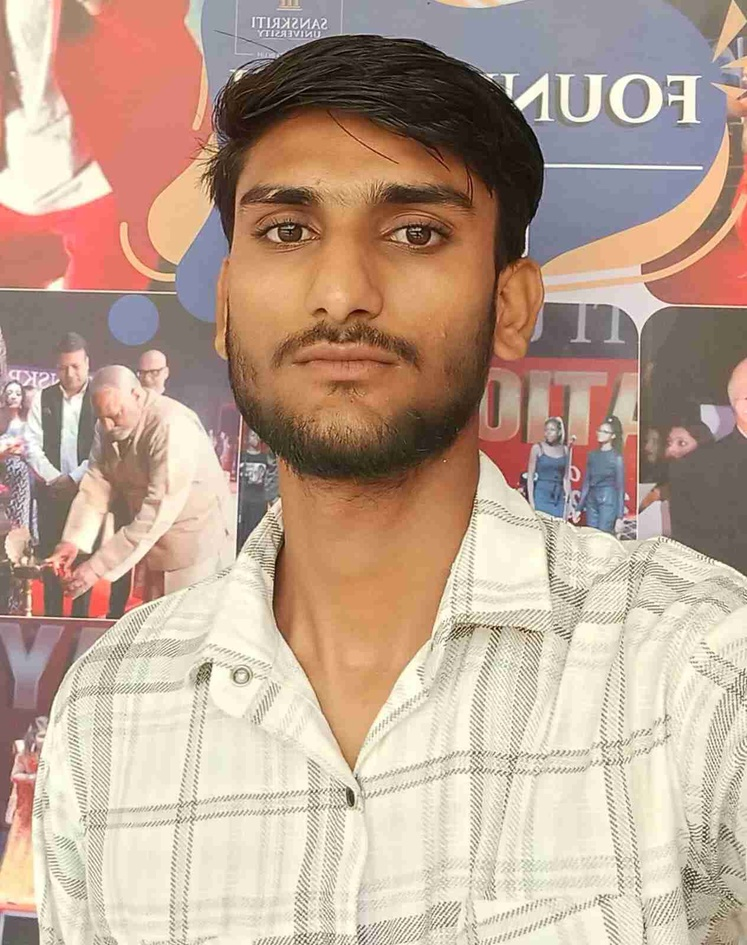
#> input picture 15_Frequency_HPF/input.jpeg, 747 x 945 px, shrunk from 1264 x 1600 before the run
$ python Program.py
#> lines starting #> are read from the running program, lines starting #| are printed output that depends on the picture
import cv2
import numpy as np

img = cv2.imread("input.jpeg", cv2.IMREAD_GRAYSCALE)
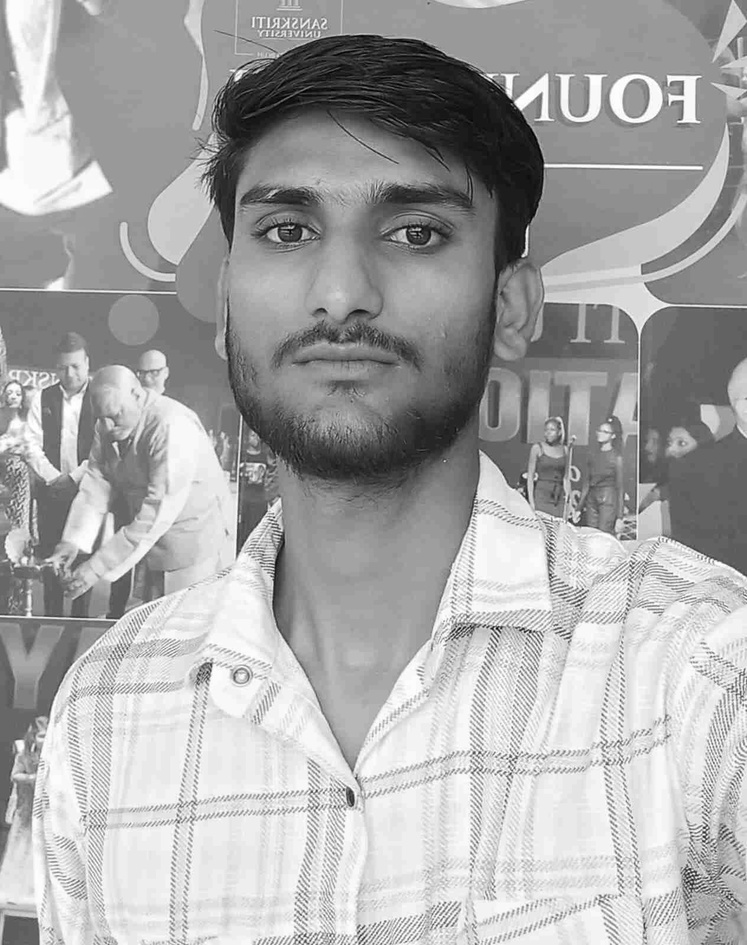
#> img: shape (945, 747); min 0, max 255, mean 168.2

img_float = np.float32(img)
dft = cv2.dft(img_float, flags=cv2.DFT_COMPLEX_OUTPUT)

dft_shift = np.fft.fftshift(dft)
rows, cols = img.shape
#> rows = 945; cols = 747
crow, ccol = rows // 2, cols // 2
#> crow = 472; ccol = 373

mask = np.ones((rows, cols, 2), np.float32)
radius = 50
cv2.circle(mask, (ccol, crow), radius, (0, 0), -1)
filtered_dft = dft_shift * mask
dft_inverse_shift = np.fft.ifftshift(filtered_dft)
reconstructed = cv2.idft(dft_inverse_shift)

reconstructed = cv2.magnitude(reconstructed[:, :, 0], reconstructed[:, :, 1])
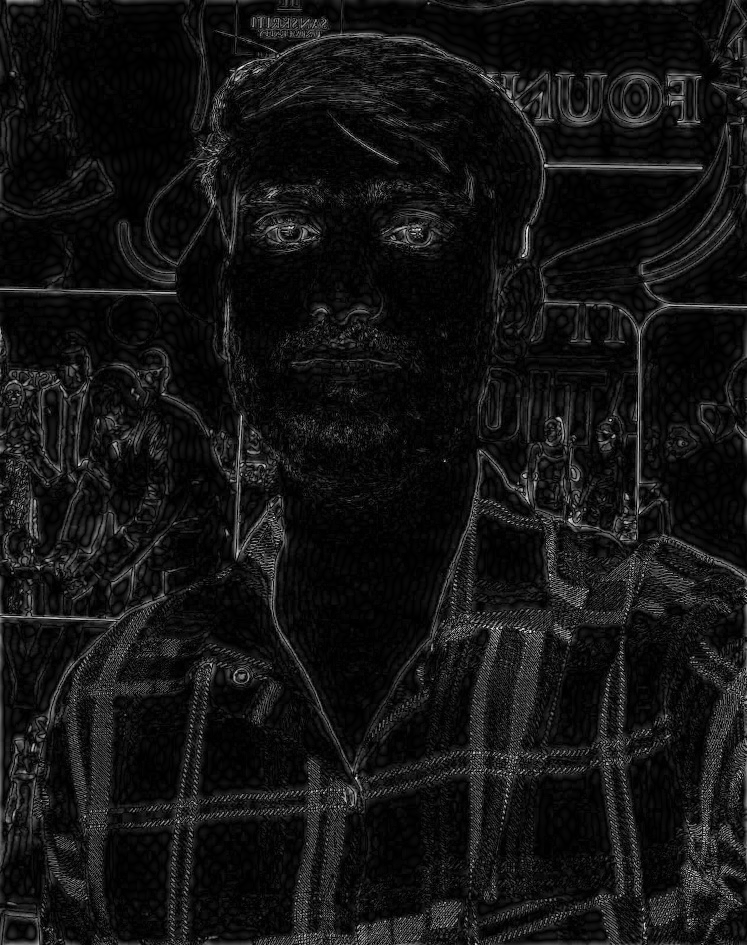
#> reconstructed: shape (945, 747) float32; min 2.99, max 99966048, mean 7778191; drawn with min black and max white

reconstructed = cv2.normalize(reconstructed, None, 0, 255, cv2.NORM_MINMAX)
reconstructed = np.uint8(reconstructed)

cv2.imwrite("output.png", reconstructed)
